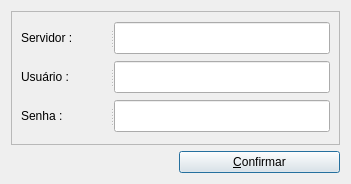
<?xml version="1.0" encoding="UTF-8"?>
<ui version="4.0">
 <class>Dialog</class>
 <widget class="QDialog" name="Dialog">
  <property name="geometry">
   <rect>
    <x>0</x>
    <y>0</y>
    <width>351</width>
    <height>184</height>
   </rect>
  </property>
  <property name="windowTitle">
   <string>Login Ferramenta de Gerência</string>
  </property>
  <property name="sizeGripEnabled">
   <bool>false</bool>
  </property>
  <property name="modal">
   <bool>false</bool>
  </property>
  <layout class="QGridLayout" name="gridLayout">
   <item row="1" column="0">
    <widget class="QLabel" name="version_text">
     <property name="text">
      <string/>
     </property>
    </widget>
   </item>
   <item row="0" column="0" colspan="2">
    <widget class="QFrame" name="login_frame">
     <property name="frameShape">
      <enum>QFrame::StyledPanel</enum>
     </property>
     <property name="frameShadow">
      <enum>QFrame::Plain</enum>
     </property>
     <layout class="QVBoxLayout" name="verticalLayout">
      <item>
       <widget class="QSplitter" name="splitter">
        <property name="orientation">
         <enum>Qt::Horizontal</enum>
        </property>
        <widget class="QLabel" name="label">
         <property name="text">
          <string>Servidor :</string>
         </property>
        </widget>
        <widget class="QLineEdit" name="serverLe">
         <property name="sizePolicy">
          <sizepolicy hsizetype="Fixed" vsizetype="Fixed">
           <horstretch>0</horstretch>
           <verstretch>0</verstretch>
          </sizepolicy>
         </property>
         <property name="minimumSize">
          <size>
           <width>216</width>
           <height>32</height>
          </size>
         </property>
         <property name="maximumSize">
          <size>
           <width>216</width>
           <height>32</height>
          </size>
         </property>
        </widget>
       </widget>
      </item>
      <item>
       <widget class="QSplitter" name="splitter_2">
        <property name="orientation">
         <enum>Qt::Horizontal</enum>
        </property>
        <widget class="QLabel" name="label_2">
         <property name="text">
          <string>Usuário :</string>
         </property>
        </widget>
        <widget class="QLineEdit" name="userLe">
         <property name="sizePolicy">
          <sizepolicy hsizetype="Fixed" vsizetype="Fixed">
           <horstretch>0</horstretch>
           <verstretch>0</verstretch>
          </sizepolicy>
         </property>
         <property name="minimumSize">
          <size>
           <width>216</width>
           <height>32</height>
          </size>
         </property>
         <property name="maximumSize">
          <size>
           <width>216</width>
           <height>32</height>
          </size>
         </property>
        </widget>
       </widget>
      </item>
      <item>
       <widget class="QSplitter" name="splitter_3">
        <property name="orientation">
         <enum>Qt::Horizontal</enum>
        </property>
        <widget class="QLabel" name="label_3">
         <property name="text">
          <string>Senha :</string>
         </property>
        </widget>
        <widget class="QLineEdit" name="passwordLe">
         <property name="sizePolicy">
          <sizepolicy hsizetype="Fixed" vsizetype="Fixed">
           <horstretch>0</horstretch>
           <verstretch>0</verstretch>
          </sizepolicy>
         </property>
         <property name="minimumSize">
          <size>
           <width>216</width>
           <height>32</height>
          </size>
         </property>
         <property name="maximumSize">
          <size>
           <width>216</width>
           <height>32</height>
          </size>
         </property>
         <property name="echoMode">
          <enum>QLineEdit::Password</enum>
         </property>
        </widget>
       </widget>
      </item>
     </layout>
     <zorder>splitter</zorder>
     <zorder>splitter_2</zorder>
     <zorder>splitter_3</zorder>
     <zorder>submitBtn</zorder>
     <zorder>serverLe</zorder>
     <zorder>userLe</zorder>
     <zorder>passwordLe</zorder>
     <zorder>label</zorder>
     <zorder>label_2</zorder>
     <zorder>label_3</zorder>
    </widget>
   </item>
   <item row="1" column="1">
    <widget class="QPushButton" name="submitBtn">
     <property name="text">
      <string>&amp;Confirmar</string>
     </property>
    </widget>
   </item>
  </layout>
 </widget>
 <tabstops>
  <tabstop>serverLe</tabstop>
  <tabstop>userLe</tabstop>
  <tabstop>passwordLe</tabstop>
  <tabstop>submitBtn</tabstop>
 </tabstops>
 <resources/>
 <connections/>
</ui>
